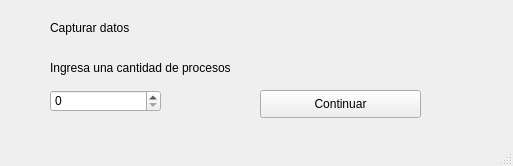
<?xml version="1.0" encoding="UTF-8"?>
<ui version="4.0">
 <class>MainWindow</class>
 <widget class="QMainWindow" name="MainWindow">
  <property name="geometry">
   <rect>
    <x>0</x>
    <y>0</y>
    <width>513</width>
    <height>166</height>
   </rect>
  </property>
  <property name="windowTitle">
   <string>Captura de datos</string>
  </property>
  <widget class="QWidget" name="centralwidget">
   <widget class="QLabel" name="label">
    <property name="geometry">
     <rect>
      <x>50</x>
      <y>20</y>
      <width>171</width>
      <height>16</height>
     </rect>
    </property>
    <property name="text">
     <string>Capturar datos</string>
    </property>
   </widget>
   <widget class="QSpinBox" name="spinBox_5">
    <property name="geometry">
     <rect>
      <x>50</x>
      <y>90</y>
      <width>111</width>
      <height>22</height>
     </rect>
    </property>
   </widget>
   <widget class="QLabel" name="label_6">
    <property name="geometry">
     <rect>
      <x>50</x>
      <y>60</y>
      <width>291</width>
      <height>16</height>
     </rect>
    </property>
    <property name="text">
     <string>Ingresa una cantidad de procesos</string>
    </property>
   </widget>
   <widget class="QPushButton" name="pushButton_2">
    <property name="geometry">
     <rect>
      <x>260</x>
      <y>90</y>
      <width>161</width>
      <height>28</height>
     </rect>
    </property>
    <property name="text">
     <string>Continuar</string>
    </property>
   </widget>
  </widget>
  <widget class="QStatusBar" name="statusbar"/>
 </widget>
 <resources/>
 <connections/>
</ui>
